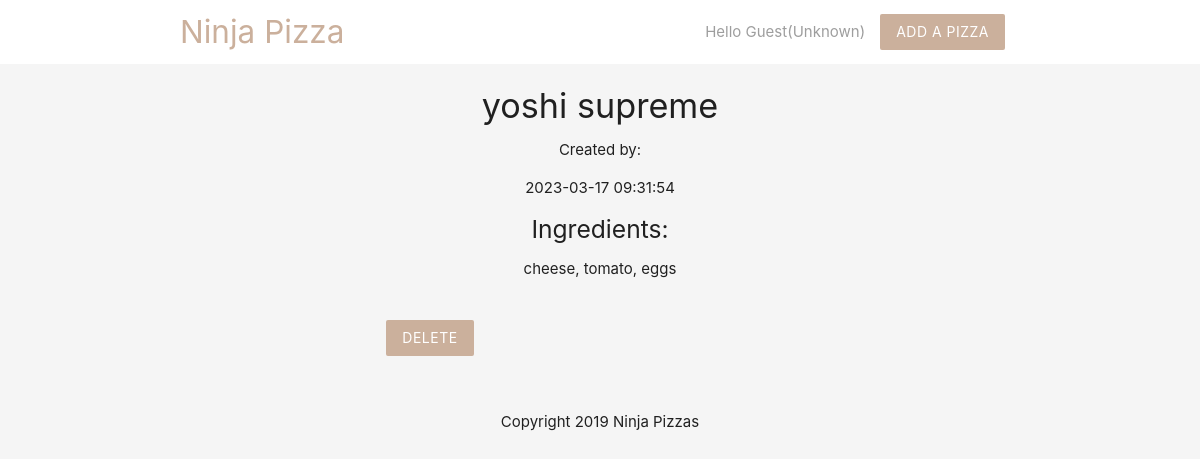
The app's page /details.php?id=3 with its own data.
### tables this page shows
CREATE TABLE `pizzas` (
  `id` int(11) NOT NULL,
  `title` varchar(255) NOT NULL,
  `ingredients` varchar(255) NOT NULL,
  `email` varchar(255) NOT NULL,
  `created_at` timestamp NOT NULL DEFAULT current_timestamp()
);

### details.php (the view, shortened to what this page needs)
<?php
	include('confiq/db_connect.php');
	if(isset($_GET['id'])){
		$id = mysqli_real_escape_string($conn,$_GET['id']);
		$sql = "SELECT * FROM pizzas WHERE id = $id";
		$result = mysqli_query($conn,$sql);
		$pizza = mysqli_fetch_assoc($result);
	}
 ?>
 <!DOCTYPE html>
 <html>
<?php include('templates/header.php'); ?>
<div class="container center grey-txt">
	<?php if($pizza): ?>
		<h4><?php echo htmlspecialchars($pizza['title']); ?></h4>
		<p>Created by: <?php htmlspecialchars($pizza['email']); ?></p>
		<p><?php echo date($pizza['created_at']); ?></p>
		<h5>Ingredients: </h5>
		<p><?php echo htmlspecialchars($pizza['ingredients']); ?></p>
		<form action="details.php" method="POST">
			<input type="submit" name="delete" value="Delete" class="btn brand z-depth-0">
		</form>
	<?php else: ?>
		<h5>No such pizza exists</h5>
	<?php endif; ?>
</div>
<?php include('templates/footer.php'); ?>
 </html>

### templates/header.php (style rules this page uses)
.brand { background: #cbb09c !important; }
form { max-width: 460px ; margin: 20px; padding: 20px; }

### records on screen
pizzas: title "yoshi supreme", created_at "2023-03-17 09:31:54", ingredients "cheese, tomato, eggs"

### other values on screen
$name "Guest"
$gender "Unknown"
